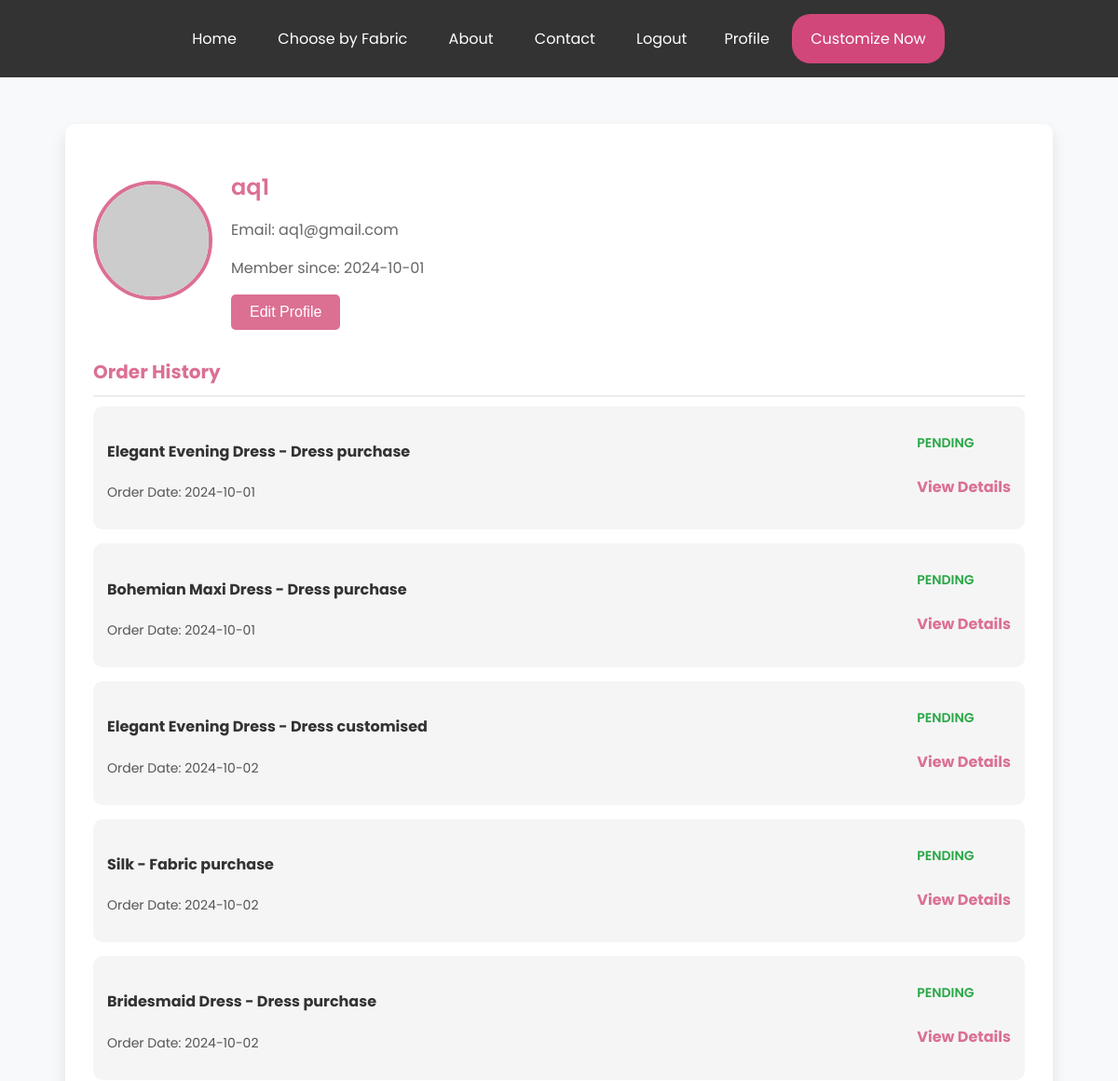
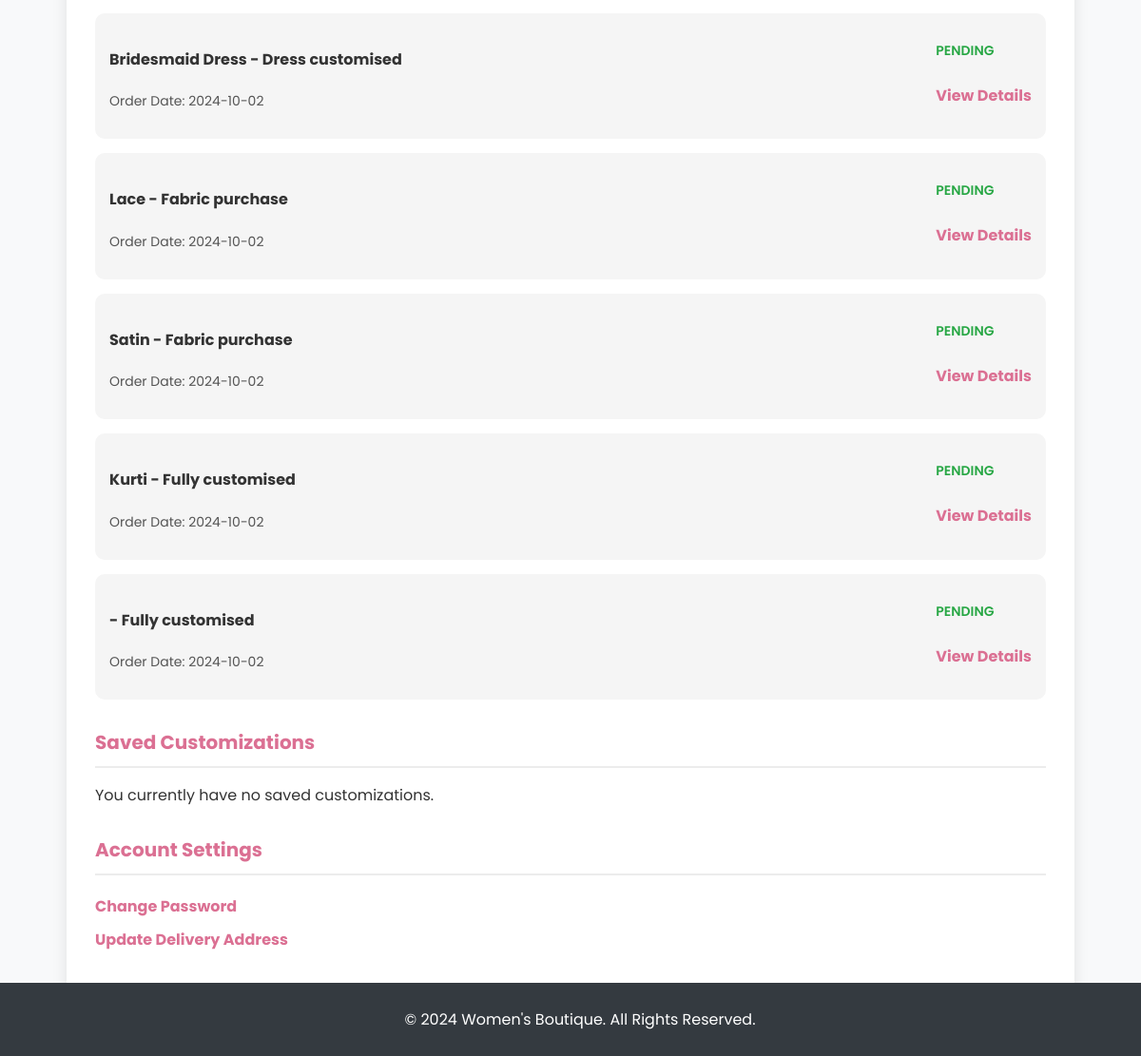
Screenshot of /customer/profile.php (signed in) with the database file from the repository (2 pictures, top to bottom).
### tables this page shows
CREATE TABLE `users` (
  `USER_ID` int(11) NOT NULL,
  `USERNAME` varchar(50) NOT NULL,
  `PASSWORDD` varchar(255) NOT NULL,
  `EMAIL` varchar(100) NOT NULL,
  `PHONE` varchar(15) NOT NULL,
  `USER_TYPE` enum('ADMIN','CUSTOMER','STAFF') NOT NULL,
  `ADDRESSS` text DEFAULT NULL,
  `CREATED_AT` datetime NOT NULL DEFAULT current_timestamp()
);

CREATE TABLE `orders` (
  `ORDER_ID` int(11) NOT NULL,
  `USER_ID` int(11) NOT NULL,
  `DRESS_ID` int(11) DEFAULT NULL,
  `FABRIC_ID` int(11) DEFAULT NULL,
  `OPTION_ID` int(11) DEFAULT NULL,
  `STATUSES` enum('PENDING','IN-PROGRESS','COMPLETED','SHIPPED','DELIVERED','CANCELLED') NOT NULL,
  `SSIZE` varchar(100) NOT NULL,
  `QUANTITY` int(2) NOT NULL,
  `TOTAL_PRICE` decimal(10,2) NOT NULL,
  `ESTIMATED_DELIVERY_DATE` date DEFAULT NULL,
  `ACTUAL_DELIVERY_DATE` date DEFAULT NULL,
  `CREATED_AT` datetime NOT NULL DEFAULT current_timestamp()
);

CREATE TABLE `dress` (
  `DRESS_ID` int(11) NOT NULL,
  `NAME` varchar(100) NOT NULL,
  `DESCRIPTION` text DEFAULT NULL,
  `FABRIC` varchar(50) NOT NULL,
  `COLOR` varchar(100) NOT NULL,
  `SIZES` varchar(100) NOT NULL,
  `BASE_PRICE` decimal(10,2) NOT NULL,
  `IMAGE_URL` varchar(255) DEFAULT NULL,
  `CREATED_AT` datetime NOT NULL DEFAULT current_timestamp()
);

CREATE TABLE `fabrics` (
  `FABRIC_ID` int(11) NOT NULL,
  `NAME` varchar(100) NOT NULL,
  `IMAGE_URL` varchar(255) DEFAULT NULL,
  `DESCRIPTION` text DEFAULT NULL,
  `PRICE_PER_UNIT` decimal(10,2) NOT NULL,
  `AVAILABLE_QUANTITY` decimal(10,2) NOT NULL,
  `CREATED_AT` datetime NOT NULL DEFAULT current_timestamp()
);

### customer/profile.php (the view, shortened to what this page needs)
<?php
$dbcon = mysqli_connect("localhost", "root", "", "fashion");
$sql="SELECT * FROM users WHERE USER_ID='$_SESSION[USER_ID]'";
$data=mysqli_query($dbcon,$sql);
if($data){
    $user=mysqli_fetch_array($data);
}
?>
<!DOCTYPE html>
<html lang="en">
<head>
</head>
<body>
    <div class="navbar">
        <a href="custmrdshbrd.php">Home</a>
        <a href="fabric.php">Choose by Fabric</a>
        <a href="abt.php">About</a>
        <a href="contact1.php">Contact</a>
        <?php
        if($_SESSION["USER_ID"]==null){
           echo "<a href='login.php'>Login</a>";
        }else{
            echo "<a href='logout.php'>Logout</a>";
            echo "<a href='profile.php'>Profile</a>";
        }
        ?>
        <a href="customize1.php" class="customize-button">Customize Now</a>
    </div>
    <div class="profile-container">
        <div class="profile-header">
            <img src="https://via.placeholder.com/120" alt="Profile Picture">
            <div class="profile-info">
                <h2><?php echo $user['USERNAME']; ?></h2>
                <p>Email: <?php echo $user['EMAIL'] ?></p>
                <p>Member since: <?php echo substr($user['CREATED_AT'],0,11) ?></p>
                <button class="btn-edit">Edit Profile</button>
            </div>
        </div>
        <div class="profile-section">
            <h3>Order History</h3>
            <?php
                $sql="SELECT * FROM orders WHERE USER_ID='$_SESSION[USER_ID]'";
                $data2=mysqli_query($dbcon,$sql);
                if($data2){
                    $count=mysqli_num_rows($data2);
                    if($count==0){
                        echo"<div class='order-card'>
                            <div>
                                <h4>NO ORDER FOUND</h4>
                                <p>Start your first purchase from here</p>
                            </div>
                        </div>";
                    }else{
                        for($i=0;$i<$count;$i++){
                            $order=mysqli_fetch_array($data2);
                            if($order['DRESS_ID']==null){
                                $order_type='Fabric purchase';
                                $sql="SELECT * FROM fabrics WHERE FABRIC_ID='$order[FABRIC_ID]'";
                                $data3=mysqli_query($dbcon,$sql);
                                if($data3){
                                    $fabric=mysqli_fetch_array($data3);
                                }
                                echo"<div class='order-card'>
                                        <div>
                                            <h4>".$fabric['NAME']." - ".$order_type."</h4>
                                            <p>Order Date: ".substr($order['CREATED_AT'],0,11)."</p>
                                        </div>
                                        <div>
                                            <p class='status'>".$order['STATUSES']."</p>
                                            <a href='ordered_dress.php?id=".$order['ORDER_ID']."&type=".$order_type."' class='settings-link'>View Details</a>
                                        </div>
                                    </div>";
                                    continue;
                            }
                            if($order['FABRIC_ID']!=null && $order['OPTION_ID']!=null){
                                $order_type='Fully customised';
                            }else if($order['OPTION_ID']!=null){
                                $order_type='Dress customised';
                            }else{
                                $order_type='Dress purchase';
                            }
                            $sql="SELECT * FROM dress WHERE DRESS_ID='$order[DRESS_ID]'";
                            $data3=mysqli_query($dbcon,$sql);
                            if($data3){
                                $dress=mysqli_fetch_array($data3);
                            }
                            echo"<div class='order-card'>
                                    <div>
                                        <h4>".$dress['NAME']." - ".$order_type."</h4>
                                        <p>Order Date: ".substr($order['CREATED_AT'],0,11)."</p>
                                    </div>
                                    <div>
                                        <p class='status'>".$order['STATUSES']."</p>
                                        <a href='ordered_dress.php?id=".$order['ORDER_ID']."&type=".$order_type."' class='settings-link'>View Details</a>
                                    </div>
                                </div>";
                            }
                    }
                }
            ?>
        </div>
        <div class="profile-section">
            <h3>Saved Customizations</h3>
            <p>You currently have no saved customizations.</p>
        </div>
        <div class="profile-section">
            <h3>Account Settings</h3>
            <a href="#" class="settings-link">Change Password</a>
            <br>
            <a href="#" class="settings-link">Update Delivery Address</a>
        </div>
    </div>
    <div class="footer">
        <p>&copy; 2024 Women's Boutique. All Rights Reserved.</p>
    </div>
</body>
</html>

### customer/profile.php (style rules this page uses)
body { font-family: 'Poppins', sans-serif; background-color: #f8f9fa; margin: 0; padding: 0; color: #333; }
.navbar { background-color: #333; padding: 15px 0; text-align: center; position: sticky; top: 0; z-index: 1000; }
.navbar a { color: #fff; padding: 14px 20px; text-decoration: none; display: inline-block; transition: background-color 0.3s ease; }
.navbar a:hover, .navbar a.customize-button { background-color: palevioletred; border-radius: 20px; }
.profile-container { max-width: 1000px; margin: 50px auto; background-color: #fff; padding: 30px; box-shadow: 0 8px 16px rgba(0, 0, 0, 0.1); border-radius: 10px; }
.profile-header { display: flex; align-items: center; margin-bottom: 30px; }
.profile-header img { width: 120px; height: 120px; border-radius: 50%; object-fit: cover; border: 4px solid palevioletred; }
.profile-info { margin-left: 20px; }
.profile-info h2 { font-weight: 600; margin-bottom: 5px; color: palevioletred; }
.profile-info p { font-size: 16px; color: #666; }
.profile-section { margin-bottom: 30px; }
.profile-section h3 { margin-bottom: 10px; font-size: 20px; color: palevioletred; border-bottom: 2px solid #ececec; padding-bottom: 10px; }
.order-card { background-color: #f5f5f5; padding: 15px; border-radius: 10px; display: flex; justify-content: space-between; margin-bottom: 15px; transition: all 0.3s ease; }
.order-card h4 { color: #333; }
.order-card p { font-size: 14px; color: #555; }
.order-card .status { color: #28a745; font-weight: 600; }
.settings-link { text-decoration: none; color: palevioletred; font-weight: bold; display: inline-block; margin-top: 10px; }
.btn-edit { padding: 10px 20px; background-color: palevioletred; color: white; border: none; border-radius: 5px; cursor: pointer; font-size: 16px; transition: background-color 0.3s ease; }
.footer { text-align: center; padding: 10px; background-color: #343a40; color: white; position: fixed; bottom: 0; width: 100%; }
.customize-button { background-color: #d1477a !important; }

### rows the page displays
users: USERNAME "aq1", EMAIL "aq1@gmail.com", CREATED_AT "2024-10-01"
orders: DRESS_ID.NAME "Elegant Evening Dress", OPTION_ID "Dress purchase", CREATED_AT "2024-10-01", STATUSES "PENDING"
orders: DRESS_ID.NAME "Bohemian Maxi Dress", OPTION_ID "Dress purchase", CREATED_AT "2024-10-01", STATUSES "PENDING"
orders: DRESS_ID.NAME "Elegant Evening Dress", OPTION_ID "Dress customised", CREATED_AT "2024-10-02", STATUSES "PENDING"
orders: FABRIC_ID.NAME "Silk", DRESS_ID "Fabric purchase", CREATED_AT "2024-10-02", STATUSES "PENDING"
orders: DRESS_ID.NAME "Bridesmaid Dress", OPTION_ID "Dress purchase", CREATED_AT "2024-10-02", STATUSES "PENDING"
orders: DRESS_ID.NAME "Bridesmaid Dress", OPTION_ID "Dress customised", CREATED_AT "2024-10-02", STATUSES "PENDING"
orders: FABRIC_ID.NAME "Lace", DRESS_ID "Fabric purchase", CREATED_AT "2024-10-02", STATUSES "PENDING"
orders: FABRIC_ID.NAME "Satin", DRESS_ID "Fabric purchase", CREATED_AT "2024-10-02", STATUSES "PENDING"
orders: DRESS_ID.NAME "Kurti", order_type "Fully customised", CREATED_AT "2024-10-02", STATUSES "PENDING"
orders: order_type "Fully customised", CREATED_AT "2024-10-02", STATUSES "PENDING"
